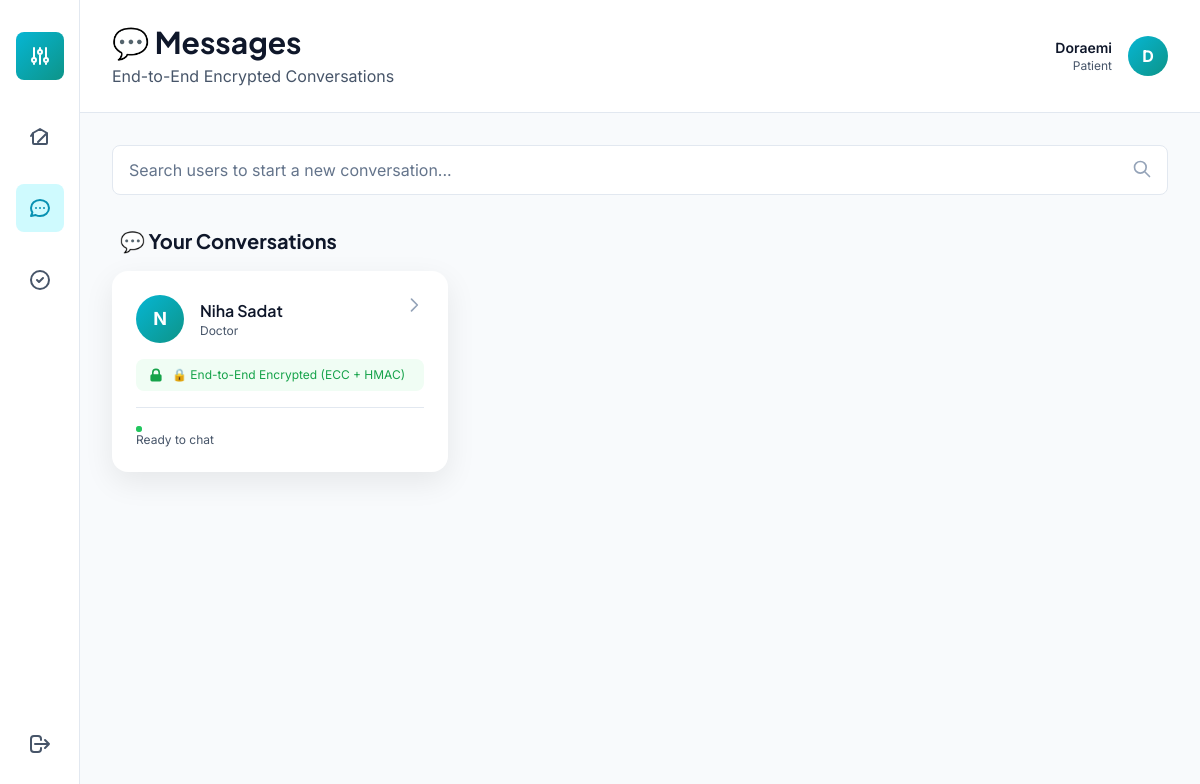
/chat-list (signed in), run on the app's committed database.
### models.py (models this page shows, shortened)
class User(db.Model):
    __tablename__ = 'users'
    id = db.Column(db.Integer, primary_key=True)
    username = db.Column(db.String(120), unique=True, nullable=False, index=True)
    role = db.Column(db.String(20), nullable=False)  # 'patient', 'doctor', 'specialist', 'admin'
    password_hash = db.Column(db.String(255), nullable=False)
    encrypted_email = db.Column(db.Text, nullable=True)  # RSA encrypted, only decrypted with private key
    rsa_public_key = db.Column(db.Text, nullable=True)  # JSON: {"e": int, "n": int}
    rsa_private_key = db.Column(db.Text, nullable=True)  # JSON: {"d": int, "n": int} - Stored securely
    ecc_public_key = db.Column(db.Text, nullable=True)  # JSON: {"x": int, "y": int}
    ecc_private_key = db.Column(db.Text, nullable=True)  # JSON: {"k": int} - Stored securely
    public_key = db.Column(db.Text, nullable=True)  # For encryption purposes
    encrypted_profile = db.Column(db.Text, nullable=True)  # Encrypted email/NID
    display_name = db.Column(db.String(120), nullable=True)
    phone = db.Column(db.Text, nullable=True)  # Encrypted
    date_of_birth = db.Column(db.String(20), nullable=True)
    address = db.Column(db.Text, nullable=True)  # Encrypted
    city = db.Column(db.String(100), nullable=True)
    country = db.Column(db.String(100), nullable=True)
    two_fa_enabled = db.Column(db.Boolean, default=False)
    two_fa_challenge = db.Column(db.String(10), nullable=True)
    two_fa_timestamp = db.Column(db.DateTime, nullable=True)
    encrypted_nid = db.Column(db.Text, nullable=True)
    encrypted_blood_group = db.Column(db.Text, nullable=True)
    nid_mac = db.Column(db.String(255), nullable=True)
    last_key_rotation = db.Column(db.DateTime, nullable=True)
    is_approved = db.Column(db.Boolean, default=False)  # False for new registrations
    approved_at = db.Column(db.DateTime, nullable=True)
    approved_by_admin_id = db.Column(db.Integer, db.ForeignKey('users.id'), nullable=True)
    created_at = db.Column(db.DateTime, default=datetime.now)
    updated_at = db.Column(db.DateTime, default=datetime.now, onupdate=datetime.now)
    sent_referrals = db.relationship('Referral', foreign_keys='Referral.sender_id', backref='sender', lazy=True)
    received_referrals = db.relationship('Referral', foreign_keys='Referral.receiver_id', backref='receiver', lazy=True)
    sent_messages = db.relationship('Message', foreign_keys='Message.sender_id', backref='sender_msg', lazy=True)
    received_messages = db.relationship('Message', foreign_keys='Message.receiver_id', backref='receiver_msg', lazy=True)

### app.py (the view)
@app.route('/chat-list')
def chat_list():
    if 'user_id' not in session:
        return redirect(url_for('login'))
    current_user_id = session.get('user_id')
    current_user = User.query.get(current_user_id)
    message_senders = db.session.query(User).join(
        Message, Message.sender_id == User.id
    ).filter(Message.receiver_id == current_user_id).distinct().order_by(Message.timestamp.desc()).all()
    seen_ids = set()
    active_users = []
    for user in message_senders:
        if user.id not in seen_ids:
            active_users.append(user)
            seen_ids.add(user.id)
    message_receivers = db.session.query(User).join(
        Message, Message.receiver_id == User.id
    ).filter(Message.sender_id == current_user_id).distinct().all()
    for user in message_receivers:
        if user.id not in seen_ids:
            active_users.append(user)
            seen_ids.add(user.id)
    all_users = User.query.filter(User.id != current_user_id).all()
    active_users_dict = []
    for u in active_users:
        unread_count = Message.query.filter(
            Message.sender_id == u.id,
            Message.receiver_id == current_user_id,
            Message.is_read == False
        ).count()
        active_users_dict.append({
            'id': u.id,
            'username': u.username,
            'role': u.role,
            'message_count': unread_count
        })
    all_users_dict = [{'id': u.id, 'username': u.username, 'role': u.role} for u in all_users]
    return render_template('chat_list.html',
                         active_users=active_users_dict,
                         all_users=all_users_dict,
                         user_name=current_user.username,
                         user_role=current_user.role)

### templates/chat_list.html (shortened to what this page needs)
{% extends "base.html" %} {% block title %}Messages - MedLink{% endblock %} {%
block content %}
<div class="min-h-screen bg-slate-50" style="background-color: #f8fafc">
  <div class="flex h-screen bg-slate-50">
    <div
      class="sidebar w-20 bg-white border-r border-slate-200 flex flex-col items-center py-8 space-y-8 fixed h-screen z-40"
    >
      <a
        href="{{ url_for('dashboard') }}"
        class="flex items-center justify-center w-12 h-12 rounded-lg bg-gradient-to-br from-cyan-500 to-teal-600 hover:shadow-lg transition"
      >
        <svg
          class="w-6 h-6 text-white"
          fill="none"
          stroke="currentColor"
          viewBox="0 0 24 24"
        >
          <path
            stroke-linecap="round"
            stroke-linejoin="round"
            stroke-width="2"
            d="M12 6V4m0 2a2 2 0 100 4m0-4a2 2 0 110 4m-6 8a2 2 0 100-4m0 4a2 2 0 110-4m0 4v2m0-6V4m6 6v10m6-2a2 2 0 100-4m0 4a2 2 0 110-4m0 4v2m0-6V4"
          ></path>
        </svg>
      </a>
      <nav class="flex flex-col space-y-6 flex-1">
        <a
          href="{{ url_for('dashboard') }}"
          class="flex items-center justify-center w-12 h-12 rounded-lg text-slate-600 hover:bg-slate-100 transition"
          title="Home"
        >
          <svg
            class="w-6 h-6"
            fill="none"
            stroke="currentColor"
            viewBox="0 0 24 24"
          >
            <path
              stroke-linecap="round"
              stroke-linejoin="round"
              stroke-width="2"
              d="M3 12l2-3m0 0l7-4 7 4M5 9v10a1 1 0 001 1h12a1 1 0 001-1V9m-9 9l9-9"
            ></path>
          </svg>
        </a>
        <a
          href="{{ url_for('chat_list') }}"
          class="flex items-center justify-center w-12 h-12 rounded-lg bg-cyan-100 text-cyan-600 hover:bg-cyan-200 transition"
          title="Messages"
        >
          <svg
            class="w-6 h-6"
            fill="none"
            stroke="currentColor"
            viewBox="0 0 24 24"
          >
            <path
              stroke-linecap="round"
              stroke-linejoin="round"
              stroke-width="2"
              d="M8 12h.01M12 12h.01M16 12h.01M21 12c0 4.418-4.03 8-9 8a9.863 9.863 0 01-4.255-.949L3 20l1.395-3.72C3.512 15.042 3 13.574 3 12c0-4.418 4.03-8 9-8s9 3.582 9 8z"
            ></path>
          </svg>
        </a>
        <a
          href="#"
          class="flex items-center justify-center w-12 h-12 rounded-lg text-slate-600 hover:bg-slate-100 transition"
          title="Referrals"
        >
          <svg
            class="w-6 h-6"
            fill="none"
            stroke="currentColor"
            viewBox="0 0 24 24"
          >
            <path
              stroke-linecap="round"
              stroke-linejoin="round"
              stroke-width="2"
              d="M9 12l2 2 4-4m6 2a9 9 0 11-18 0 9 9 0 0118 0z"
            ></path>
          </svg>
        </a>
      </nav>
      <a
        href="{{ url_for('logout') }}"
        class="flex items-center justify-center w-12 h-12 rounded-lg text-slate-600 hover:bg-red-100 hover:text-red-600 transition"
        title="Logout"
      >
        <svg
          class="w-6 h-6"
          fill="none"
          stroke="currentColor"
          viewBox="0 0 24 24"
        >
          <path
            stroke-linecap="round"
            stroke-linejoin="round"
            stroke-width="2"
            d="M17 16l4-4m0 0l-4-4m4 4H7m6 4v1a3 3 0 01-3 3H6a3 3 0 01-3-3V7a3 3 0 013-3h4a3 3 0 013 3v1"
          ></path>
        </svg>
      </a>
    </div>
    <div class="flex-1 ml-20 overflow-auto">
      <div class="bg-white border-b border-slate-200 sticky top-0 z-30">
        <div class="px-8 py-6 flex justify-between items-center">
          <div>
            <h1
              class="text-3xl font-bold text-slate-900"
              style="font-family: &quot;Plus Jakarta Sans&quot;, sans-serif"
            >
              💬 Messages
            </h1>
            <p class="text-slate-600 mt-1">
              End-to-End Encrypted Conversations
            </p>
          </div>
          <div class="flex items-center space-x-4">
            <div class="text-right">
              <p class="text-sm font-semibold text-slate-900">
                {{ user_name }}
              </p>
              <p class="text-xs text-slate-600">{{ user_role.capitalize() }}</p>
            </div>
            <div
              class="w-10 h-10 rounded-full bg-gradient-to-br from-cyan-500 to-teal-600 flex items-center justify-center text-white font-bold"
            >
              {{ user_name[0] }}
            </div>
          </div>
        </div>
      </div>
      <div class="px-8 py-8">
        <div class="mb-8">
          <div class="relative">
            <input
              type="text"
              id="searchUsers"
              placeholder="Search users to start a new conversation..."
              class="w-full px-4 py-3 bg-white border border-slate-200 rounded-lg focus:outline-none focus:ring-2 focus:ring-cyan-500 text-slate-900 placeholder-slate-500"
            />
            <svg
              class="absolute right-4 top-3.5 w-5 h-5 text-slate-400"
              fill="none"
              stroke="currentColor"
              viewBox="0 0 24 24"
            >
              <path
                stroke-linecap="round"
                stroke-linejoin="round"
                stroke-width="2"
                d="M21 21l-6-6m2-5a7 7 0 11-14 0 7 7 0 0114 0z"
              ></path>
            </svg>
          </div>
        </div>
        {% if active_users %}
        <div class="mb-8">
          <h2 class="text-xl font-bold text-slate-900 mb-4 px-2">
            💬 Your Conversations
          </h2>
          <div
            class="grid grid-cols-1 md:grid-cols-2 lg:grid-cols-3 gap-6"
            id="activeConversations"
          >
            {% for user in active_users %}
            <a
              href="{{ url_for('chat', user_id=user.id) }}"
              class="card-elevated bg-white rounded-2xl p-6 hover:shadow-lg transition cursor-pointer group"
            >
              <div class="flex items-start justify-between mb-4">
                <div class="flex items-center space-x-4 flex-1">
                  <div
                    class="w-12 h-12 rounded-full bg-gradient-to-br from-cyan-500 to-teal-600 flex items-center justify-center text-white font-bold text-lg"
                  >
                    {{ user.username[0].upper() }}
                  </div>
                  <div>
                    <h3
                      class="font-semibold text-slate-900 group-hover:text-cyan-600 transition"
                    >
                      {{ user.username }}
                    </h3>
                    <p class="text-xs text-slate-600">
                      {{ user.role.capitalize() }}
                    </p>
                  </div>
                </div>
                <svg
                  class="w-5 h-5 text-slate-400 group-hover:text-cyan-600 transition"
                  fill="none"
                  stroke="currentColor"
                  viewBox="0 0 24 24"
                >
                  <path
                    stroke-linecap="round"
                    stroke-linejoin="round"
                    stroke-width="2"
                    d="M9 5l7 7-7 7"
                  ></path>
                </svg>
              </div>
              <div
                class="flex items-center space-x-2 text-xs text-green-600 bg-green-50 rounded-lg px-3 py-2"
              >
                <svg class="w-4 h-4" fill="currentColor" viewBox="0 0 20 20">
                  <path
                    fill-rule="evenodd"
                    d="M5 9V7a5 5 0 0110 0v2a2 2 0 012 2v5a2 2 0 01-2 2H5a2 2 0 01-2-2v-5a2 2 0 012-2zm8-2v2H7V7a3 3 0 016 0z"
                    clip-rule="evenodd"
                  ></path>
                </svg>
                <span>🔒 End-to-End Encrypted (ECC + HMAC)</span>
              </div>
              <div
                class="mt-4 pt-4 border-t border-slate-200 flex items-center justify-between"
              >
                <p class="text-xs text-slate-600">
                  <span
                    class="relative flex h-1.5 w-1.5 mt-0.5 inline-block mr-2"
                  >
                    <span
                      class="relative inline-flex rounded-full h-1.5 w-1.5 bg-green-500"
                    ></span>
                  </span>
                  Ready to chat
                </p>
              </div>
            </a>
            {% endfor %}
          </div>
        </div>
        {% endif %}
      </div>
    </div>
  </div>
</div>
{% endblock %}

### templates/base.html (style rules this page uses)
* { font-family: 'Inter', sans-serif; }
h1, h2, h3, h4, h5, h6 { font-family: 'Plus Jakarta Sans', sans-serif; }
button, a { transition: all 0.3s ease; }
.card-elevated { box-shadow: 0 10px 30px rgba(0, 0, 0, 0.08); transition: all 0.3s ease; }
.sidebar { transition: all 0.3s ease; }

### data on the page
User: username "Doraemi", capitalize "Patient", username "D"
User: username "N", username "Niha Sadat", role "Doctor"
